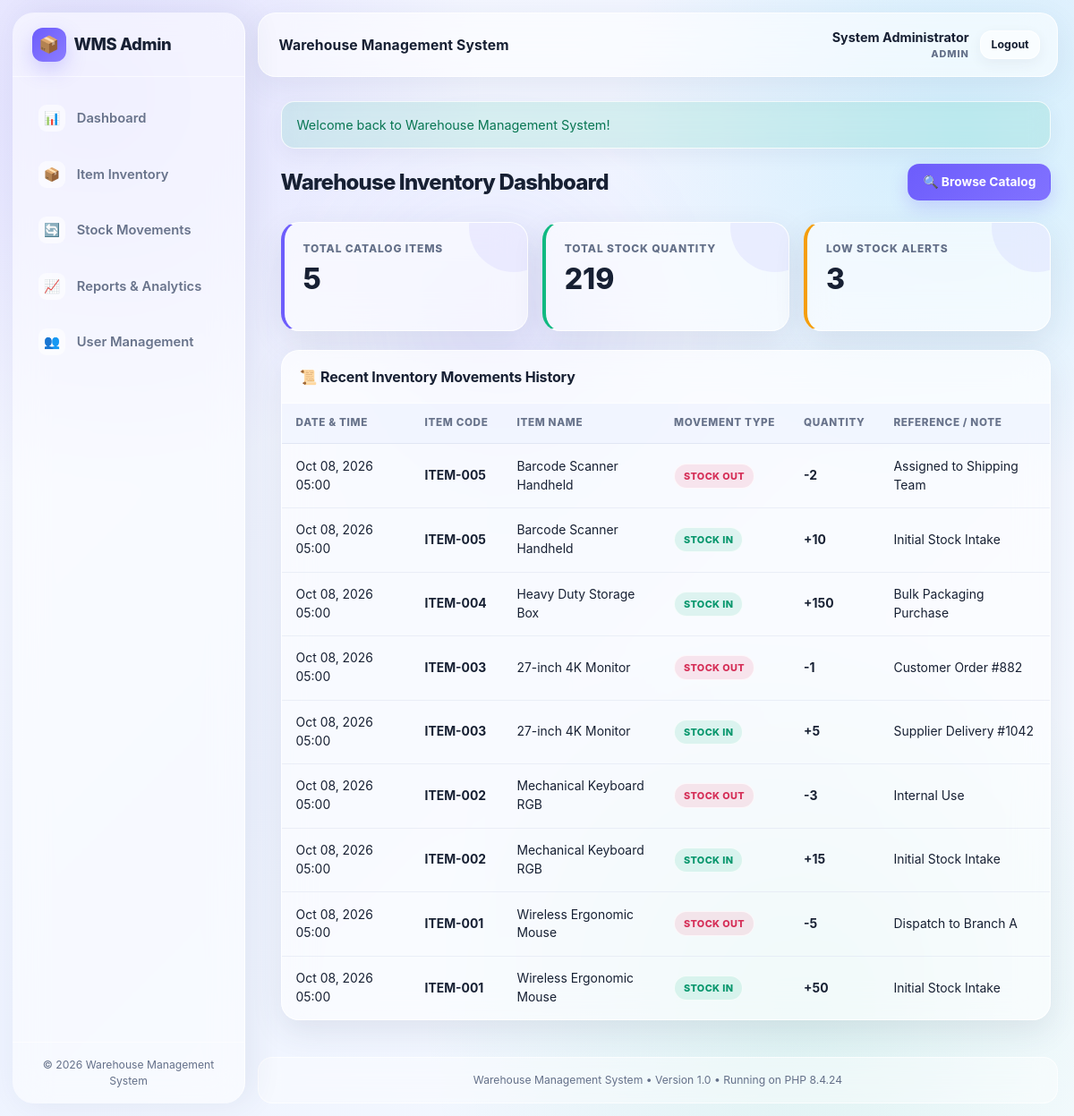
/user/dashboard.php (signed in), run on the app's committed database.
### tables this page shows
CREATE TABLE IF NOT EXISTS `stock_movements` (
  `id` INT UNSIGNED AUTO_INCREMENT PRIMARY KEY,
  `item_id` INT UNSIGNED NOT NULL,
  `movement_type` ENUM('IN', 'OUT') NOT NULL,
  `quantity` INT NOT NULL,
  `movement_date` DATETIME NOT NULL DEFAULT CURRENT_TIMESTAMP,
  `reference_note` VARCHAR(255) DEFAULT NULL,
  `created_by` INT UNSIGNED NOT NULL,
  `created_at` DATETIME NOT NULL DEFAULT CURRENT_TIMESTAMP,
  CONSTRAINT `fk_movements_item` FOREIGN KEY (`item_id`) REFERENCES `items` (`id`) ON DELETE RESTRICT ON UPDATE CASCADE,
  CONSTRAINT `fk_movements_user` FOREIGN KEY (`created_by`) REFERENCES `users` (`id`) ON DELETE RESTRICT ON UPDATE CASCADE,
  CONSTRAINT `chk_movement_quantity_positive` CHECK (`quantity` > 0),
  INDEX `idx_item_id` (`item_id`),
  INDEX `idx_movement_type` (`movement_type`),
  INDEX `idx_movement_date` (`movement_date`),
  INDEX `idx_created_by` (`created_by`)
);

CREATE TABLE IF NOT EXISTS `items` (
  `id` INT UNSIGNED AUTO_INCREMENT PRIMARY KEY,
  `item_code` VARCHAR(50) NOT NULL UNIQUE,
  `item_name` VARCHAR(150) NOT NULL,
  `category` VARCHAR(100) NOT NULL,
  `location` VARCHAR(100) NOT NULL,
  `quantity` INT NOT NULL DEFAULT 0,
  `unit` VARCHAR(20) NOT NULL DEFAULT 'pcs',
  `reorder_level` INT NOT NULL DEFAULT 5,
  `created_at` DATETIME NOT NULL DEFAULT CURRENT_TIMESTAMP,
  `updated_at` DATETIME NOT NULL DEFAULT CURRENT_TIMESTAMP ON UPDATE CURRENT_TIMESTAMP,
  CONSTRAINT `chk_quantity_nonnegative` CHECK (`quantity` >= 0),
  CONSTRAINT `chk_reorder_nonnegative` CHECK (`reorder_level` >= 0),
  INDEX `idx_item_code` (`item_code`),
  INDEX `idx_item_name` (`item_name`),
  INDEX `idx_category` (`category`),
  INDEX `idx_location` (`location`)
);

### includes/functions.php (called while the page is built, shortened)
<?php
function e(?string $value): string {
    return htmlspecialchars($value ?? '', ENT_QUOTES | ENT_SUBSTITUTE, 'UTF-8');
}
function url(string $path = ''): string {
    $cleanPath = '/' . ltrim($path, '/');
    return BASE_PATH . $cleanPath;
}
function format_number(int $number): string {
    return number_format($number);
}
function format_datetime(?string $datetime): string {
    return date('M d, Y H:i', strtotime($datetime));
}

### user/dashboard.php (the view, shortened to what this page needs)
<?php
$pdo = getDBConnection();
$totalItemsStmt = $pdo->query('SELECT COUNT(*) FROM items');
$totalItems = (int)$totalItemsStmt->fetchColumn();
$totalStockStmt = $pdo->query('SELECT COALESCE(SUM(quantity), 0) FROM items');
$totalStock = (int)$totalStockStmt->fetchColumn();
$lowStockCountStmt = $pdo->query('SELECT COUNT(*) FROM items WHERE quantity <= reorder_level');
$lowStockCount = (int)$lowStockCountStmt->fetchColumn();
$recentMovementsStmt = $pdo->query('
    SELECT sm.id, sm.movement_type, sm.quantity, sm.movement_date, sm.reference_note,
           i.item_code, i.item_name, u.full_name as user_name
    FROM stock_movements sm
    JOIN items i ON sm.item_id = i.id
    JOIN users u ON sm.created_by = u.id
    ORDER BY sm.movement_date DESC, sm.id DESC
    LIMIT 10
');
$recentMovements = $recentMovementsStmt->fetchAll();
require_once __DIR__ . '/../includes/header.php';
?>
<div class="page-header">
    <h1 class="page-title">Warehouse Inventory Dashboard</h1>
    <a href="<?= url('user/items.php') ?>" class="btn btn-primary">🔍 Browse Catalog</a>
</div>
<div class="stats-grid">
    <div class="stat-card info">
        <div class="stat-label">Total Catalog Items</div>
        <div class="stat-value"><?= format_number($totalItems) ?></div>
    </div>
    <div class="stat-card success">
        <div class="stat-label">Total Stock Quantity</div>
        <div class="stat-value"><?= format_number($totalStock) ?></div>
    </div>
    <div class="stat-card <?= $lowStockCount > 0 ? 'warning' : 'success' ?>">
        <div class="stat-label">Low Stock Alerts</div>
        <div class="stat-value"><?= format_number($lowStockCount) ?></div>
    </div>
</div>
<div class="card">
    <div class="card-header">
        <h2 class="card-title">📜 Recent Inventory Movements History</h2>
    </div>
    <div class="card-body" style="padding: 0;">
        <div class="table-responsive">
            <table class="table">
                <thead>
                    <tr>
                        <th>Date & Time</th>
                        <th>Item Code</th>
                        <th>Item Name</th>
                        <th>Movement Type</th>
                        <th>Quantity</th>
                        <th>Reference / Note</th>
                    </tr>
                </thead>
                <tbody>
                    <?php if (empty($recentMovements)): ?>
                        <tr>
                            <td colspan="6" style="text-align: center; padding: 1.5rem; color: var(--text-muted);">
                                No recent activity logged.
                            </td>
                        </tr>
                    <?php else: ?>
                        <?php foreach ($recentMovements as $mov): ?>
                            <tr>
                                <td><?= format_datetime($mov['movement_date']) ?></td>
                                <td><strong><?= e($mov['item_code']) ?></strong></td>
                                <td><?= e($mov['item_name']) ?></td>
                                <td>
                                    <?php if ($mov['movement_type'] === 'IN'): ?>
                                        <span class="badge badge-success">STOCK IN</span>
                                    <?php else: ?>
                                        <span class="badge badge-danger">STOCK OUT</span>
                                    <?php endif; ?>
                                </td>
                                <td>
                                    <strong><?= $mov['movement_type'] === 'IN' ? '+' : '-' ?><?= format_number((int)$mov['quantity']) ?></strong>
                                </td>
                                <td><?= e($mov['reference_note'] ?: '-') ?></td>
                            </tr>
                        <?php endforeach; ?>
                    <?php endif; ?>
                </tbody>
            </table>
        </div>
    </div>
</div>
<?php require_once __DIR__ . '/../includes/footer.php'; ?>

### data on the page
stock_movements: movement_date "Oct 08, 2026 05:00", item.item_code "ITEM-005", item.item_name "Barcode Scanner Handheld", movement_type "STOCK OUT", quantity "2", reference_note "Assigned to Shipping Team"
stock_movements: movement_date "Oct 08, 2026 05:00", item.item_code "ITEM-005", item.item_name "Barcode Scanner Handheld", movement_type "STOCK IN", quantity "10", reference_note "Initial Stock Intake"
stock_movements: movement_date "Oct 08, 2026 05:00", item.item_code "ITEM-004", item.item_name "Heavy Duty Storage Box", movement_type "STOCK IN", quantity "150", reference_note "Bulk Packaging Purchase"
stock_movements: movement_date "Oct 08, 2026 05:00", item.item_code "ITEM-003", item.item_name "27-inch 4K Monitor", movement_type "STOCK OUT", quantity "1", reference_note "Customer Order #882"
stock_movements: movement_date "Oct 08, 2026 05:00", item.item_code "ITEM-003", item.item_name "27-inch 4K Monitor", movement_type "STOCK IN", quantity "5", reference_note "Supplier Delivery #1042"
stock_movements: movement_date "Oct 08, 2026 05:00", item.item_code "ITEM-002", item.item_name "Mechanical Keyboard RGB", movement_type "STOCK OUT", quantity "3", reference_note "Internal Use"
stock_movements: movement_date "Oct 08, 2026 05:00", item.item_code "ITEM-002", item.item_name "Mechanical Keyboard RGB", movement_type "STOCK IN", quantity "15", reference_note "Initial Stock Intake"
stock_movements: movement_date "Oct 08, 2026 05:00", item.item_code "ITEM-001", item.item_name "Wireless Ergonomic Mouse", movement_type "STOCK OUT", quantity "5", reference_note "Dispatch to Branch A"
stock_movements: movement_date "Oct 08, 2026 05:00", item.item_code "ITEM-001", item.item_name "Wireless Ergonomic Mouse", movement_type "STOCK IN", quantity "50", reference_note "Initial Stock Intake"

### other printed values
APP_NAME "Warehouse Management System"
$currentUser['full_name'] "System Administrator"
$currentUser['role'] "ADMIN"
$message = $msg['message'] "Welcome back to Warehouse Management System!"
format_number($totalItems) "5"
format_number($totalStock) "219"
format_number($lowStockCount) "3"
PHP_VERSION "8.4.24"
